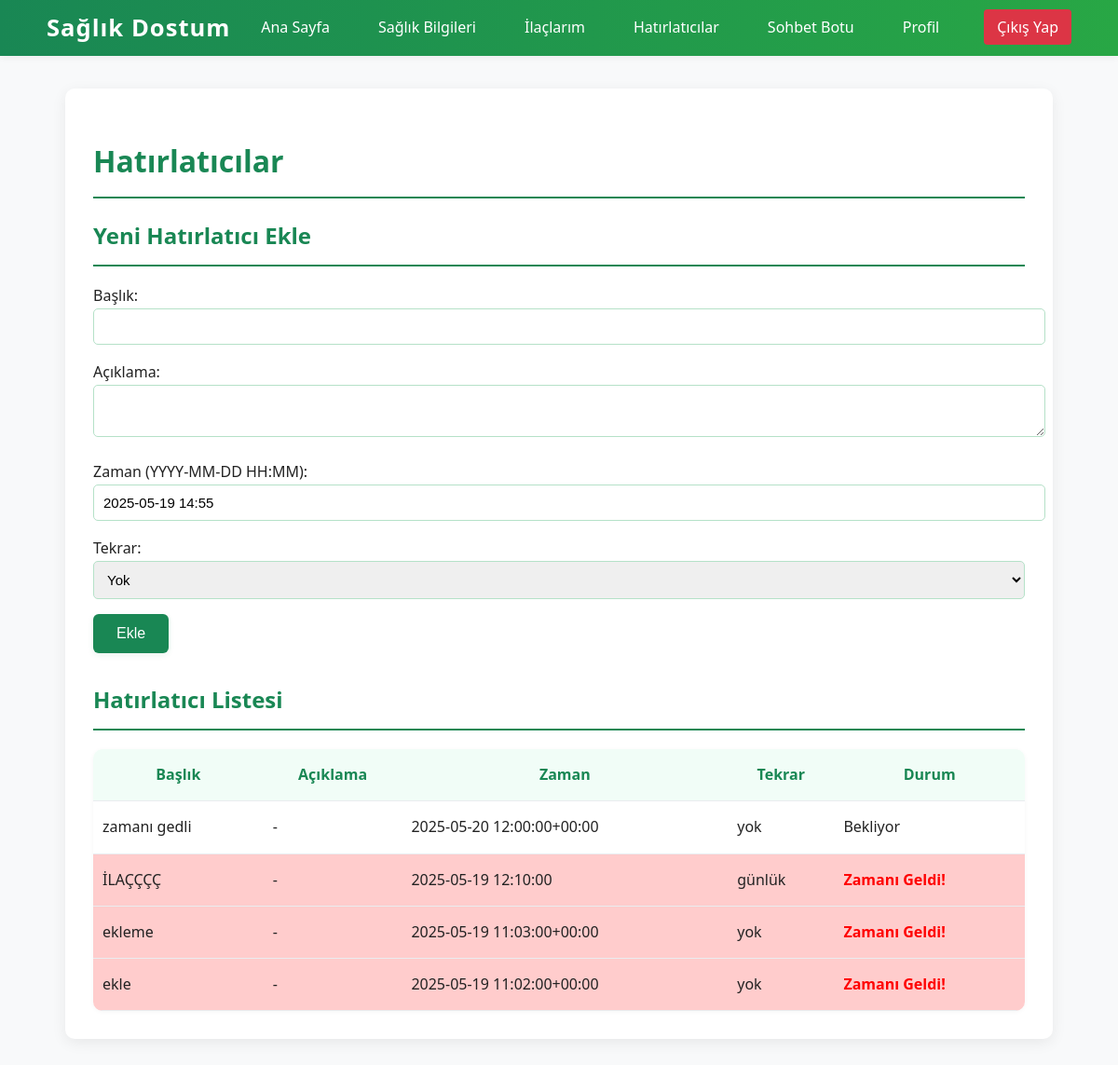
Screenshot of /reminders (signed in) with the database file from the repository.
### tables this page shows
CREATE TABLE reminders (
    id INTEGER PRIMARY KEY AUTOINCREMENT,
    user_id INTEGER,
    title TEXT,
    description TEXT,
    reminder_time TEXT,
    repeat_interval TEXT,
    is_completed INTEGER DEFAULT 0,
    FOREIGN KEY(user_id) REFERENCES users(id)
);

### app.py (the view)
@app.route('/reminders')
def reminders_page():
    if not session.get('user_id'):
        return redirect(url_for('index'))
    user_id = session['user_id']
    reminders = query_db('SELECT * FROM reminders WHERE user_id = ? ORDER BY reminder_time DESC', [user_id])
    now = datetime.now().strftime("%Y-%m-%d %H:%M")  # Şu anki zaman
    now_plus_hour = (datetime.now() + timedelta(hours=1)).strftime("%Y-%m-%d %H:%M")  # Şu an +1 saat
    return render_template('reminders.html', reminders=reminders, now=now, now_plus_hour=now_plus_hour)

### app.py (called while the page is built)
def get_db():
    conn = sqlite3.connect(DATABASE)
    conn.row_factory = sqlite3.Row
    return conn

def query_db(query, args=(), one=False):
    conn = get_db()
    cursor = conn.execute(query, args)
    results = cursor.fetchall()
    close_db(conn)
    return (results[0] if results else None) if one else results

### templates/reminders.html (shortened to what this page needs)
{% extends "base.html" %}
{% block content %}
<div class="page-header">
    <h1>Hatırlatıcılar</h1>
</div>
<div class="dashboard-card" style="margin-bottom:30px;">
    <h2>Yeni Hatırlatıcı Ekle</h2>
    <form method="POST" action="/add_reminder">
        <div>
            <label for="title">Başlık:</label>
            <input type="text" id="title" name="title" required>
        </div>
        <div>
            <label for="description">Açıklama:</label>
            <textarea id="description" name="description"></textarea>
        </div>
        <div>
            <label for="reminder_time">Zaman (YYYY-MM-DD HH:MM):</label>
            <input type="text" id="reminder_time" name="reminder_time" value="{{ now_plus_hour }}">
        </div>
        <div>
            <label for="repeat_interval">Tekrar:</label>
            <select id="repeat_interval" name="repeat_interval">
                <option value="yok">Yok</option>
            </select>
        </div>
        <button type="submit" class="btn">Ekle</button>
    </form>
</div>
<div class="dashboard-card">
    <h2>Hatırlatıcı Listesi</h2>
    {% if reminders %}
    <div class="table-responsive">
        <table>
            <thead>
                <tr>
                    <th>Başlık</th>
                    <th>Açıklama</th>
                    <th>Zaman</th>
                    <th>Tekrar</th>
                    <th>Durum</th>
                </tr>
            </thead>
            <tbody>
                {% for reminder in reminders %}
                <tr {% if reminder.reminder_time <= now_plus_hour %} style="background-color: #ffcccc;" {% endif %}>
                    <td>{{ reminder.title }}</td>
                    <td>{{ reminder.description or '-' }}</td>
                    <td>{{ reminder.reminder_time }}</td>
                    <td>{{ reminder.repeat_interval or '-' }}</td>
                    <td>
                        {% if reminder.reminder_time <= now_plus_hour %}
                            <span style="color: red; font-weight: bold;">Zamanı Geldi!</span>
                        {% else %}
                            Bekliyor
                        {% endif %}
                    </td>
                </tr>
                {% endfor %}
            </tbody>
        </table>
    </div>
    {% else %}
    <p>Henüz hatırlatıcı yok.</p>
    {% endif %}
</div>
{% endblock %}

### templates/base.html (shortened to what this page needs)
<!DOCTYPE html>
<html lang="tr">
<head>
    <link rel="stylesheet" type="text/css" href="{{ url_for('static', filename='style.css') }}">
</head>
<body>
    <nav class="navbar">
        <div class="navbar-container">
            <a href="/dashboard" class="navbar-logo">Sağlık Dostum</a>
            <ul class="navbar-menu">
                <li><a href="/dashboard">Ana Sayfa</a></li>
                <li><a href="/health">Sağlık Bilgileri</a></li>
                <li><a href="/medications">İlaçlarım</a></li>
                <li><a href="/reminders">Hatırlatıcılar</a></li>
                <li><a href="/chatbot">Sohbet Botu</a></li>
                <li><a href="/profile">Profil</a></li>
                <li><a href="/logout" class="logout">Çıkış Yap</a></li>
            </ul>
        </div>
    </nav>
    <div class="container">
        {% block content %}{% endblock %}
    </div>
</body>
</html>

### static/style.css (style rules this page uses)
body { font-family: 'Segoe UI', 'Roboto', 'Open Sans', sans-serif; margin: 0; padding: 0; background-color: #f8f9fa; color: #222; line-height: 1.7; }
.navbar { background: linear-gradient(90deg, #198754 0%, #28a745 100%); box-shadow: 0 2px 8px rgba(0,0,0,0.05); padding: 0; margin-bottom: 30px; }
.navbar-container { max-width: 1100px; margin: 0 auto; display: flex; align-items: center; justify-content: space-between; height: 60px; }
.navbar-logo { color: #fff; font-size: 1.6em; font-weight: bold; text-decoration: none; letter-spacing: 1px; }
.navbar-menu { list-style: none; display: flex; gap: 1.5em; margin: 0; padding: 0; }
.navbar-menu li a { color: #fff; text-decoration: none; font-weight: 500; padding: 8px 14px; border-radius: 4px; transition: background 0.2s; }
.navbar-menu li a.logout { background: #dc3545; color: #fff; margin-left: 10px; }
.container { max-width: 1000px; margin: 35px auto; padding: 30px; background: #fff; border-radius: 10px; box-shadow: 0 4px 16px rgba(0,0,0,0.07); }
h1, h2 { color: #198754; margin-bottom: 18px; border-bottom: 2px solid #198754; padding-bottom: 10px; }
button[type="submit"], .btn { background-color: #198754; color: white; padding: 12px 25px; border: none; border-radius: 6px; cursor: pointer; font-size: 16px; transition: background-color 0.3s, box-shadow 0.2s; box-shadow: 0 2px 6px rgba(25, 135, 84, 0.10); }
input, select, textarea { width: 100%; padding: 10px; margin-bottom: 16px; border: 1.5px solid #b5e1c8; border-radius: 5px; font-size: 15px; transition: border-color 0.2s; }
table { width: 100%; border-collapse: collapse; background-color: #fff; border-radius: 10px; overflow: hidden; margin-top: 20px; box-shadow: 0 1px 5px rgba(0,0,0,0.04); }
th, td { padding: 14px 10px; border-bottom: 1px solid #e9ecef; }
th { background-color: #f1fdf7; color: #198754; font-weight: 600; }
tr:nth-child(even) { background-color: #f8f9fa; }

### rows the page displays
reminders: title "zamanı gedli", description "-", reminder_time "2025-05-20 12:00:00+00:00", repeat_interval "yok", shows "Bekliyor"
reminders: title "İLAÇÇÇÇ", description "-", reminder_time "2025-05-19 12:10:00", repeat_interval "günlük", shows "Zamanı Geldi!"
reminders: title "ekleme", description "-", reminder_time "2025-05-19 11:03:00+00:00", repeat_interval "yok", shows "Zamanı Geldi!"
reminders: title "ekle", description "-", reminder_time "2025-05-19 11:02:00+00:00", repeat_interval "yok", shows "Zamanı Geldi!"
